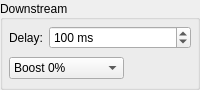
              <widget class="QGroupBox" name="groupBox_2">
               <property name="enabled">
                <bool>true</bool>
               </property>
               <property name="sizePolicy">
                <sizepolicy hsizetype="MinimumExpanding" vsizetype="Fixed">
                 <horstretch>0</horstretch>
                 <verstretch>0</verstretch>
                </sizepolicy>
               </property>
               <property name="minimumSize">
                <size>
                 <width>0</width>
                 <height>90</height>
                </size>
               </property>
               <property name="maximumSize">
                <size>
                 <width>10000</width>
                 <height>90</height>
                </size>
               </property>
               <property name="autoFillBackground">
                <bool>true</bool>
               </property>
               <property name="title">
                <string>Downstream</string>
               </property>
               <property name="alignment">
                <set>Qt::AlignLeading|Qt::AlignLeft|Qt::AlignVCenter</set>
               </property>
               <property name="flat">
                <bool>false</bool>
               </property>
               <property name="checkable">
                <bool>false</bool>
               </property>
               <layout class="QVBoxLayout" name="verticalLayout_6">
                <property name="spacing">
                 <number>6</number>
                </property>
                <property name="leftMargin">
                 <number>6</number>
                </property>
                <property name="topMargin">
                 <number>4</number>
                </property>
                <property name="rightMargin">
                 <number>6</number>
                </property>
                <property name="bottomMargin">
                 <number>4</number>
                </property>
                <item>
                 <layout class="QHBoxLayout" name="horizontalLayout_2">
                  <property name="spacing">
                   <number>0</number>
                  </property>
                  <item>
                   <widget class="QLabel" name="label_7">
                    <property name="sizePolicy">
                     <sizepolicy hsizetype="Fixed" vsizetype="Preferred">
                      <horstretch>0</horstretch>
                      <verstretch>0</verstretch>
                     </sizepolicy>
                    </property>
                    <property name="minimumSize">
                     <size>
                      <width>40</width>
                      <height>0</height>
                     </size>
                    </property>
                    <property name="text">
                     <string>Delay:</string>
                    </property>
                   </widget>
                  </item>
                  <item>
                   <widget class="QSpinBox" name="spinBoxDelay">
                    <property name="suffix">
                     <string> ms</string>
                    </property>
                    <property name="prefix">
                     <string/>
                    </property>
                    <property name="maximum">
                     <number>3000</number>
                    </property>
                    <property name="singleStep">
                     <number>0</number>
                    </property>
                    <property name="value">
                     <number>100</number>
                    </property>
                   </widget>
                  </item>
                 </layout>
                </item>
                <item>
                 <layout class="QHBoxLayout" name="horizontalLayout_48">
                  <item>
                   <widget class="QComboBox" name="comboBoxBoostDownStream">
                    <property name="enabled">
                     <bool>true</bool>
                    </property>
                    <property name="sizePolicy">
                     <sizepolicy hsizetype="Fixed" vsizetype="Fixed">
                      <horstretch>0</horstretch>
                      <verstretch>0</verstretch>
                     </sizepolicy>
                    </property>
                    <property name="minimumSize">
                     <size>
                      <width>115</width>
                      <height>0</height>
                     </size>
                    </property>
                    <property name="maximumSize">
                     <size>
                      <width>16777215</width>
                      <height>16777215</height>
                     </size>
                    </property>
                    <item>
                     <property name="text">
                      <string>Boost 0%</string>
                     </property>
                    </item>
                    <item>
                     <property name="text">
                      <string>Boost 4%</string>
                     </property>
                    </item>
                    <item>
                     <property name="text">
                      <string>Boost 8%</string>
                     </property>
                    </item>
                    <item>
                     <property name="text">
                      <string>Boost 12%</string>
                     </property>
                    </item>
                   </widget>
                  </item>
                  <item>
                   <spacer name="horizontalSpacer_3">
                    <property name="orientation">
                     <enum>Qt::Horizontal</enum>
                    </property>
                    <property name="sizeHint" stdset="0">
                     <size>
                      <width>40</width>
                      <height>20</height>
                     </size>
                    </property>
                   </spacer>
                  </item>
                 </layout>
                </item>
               </layout>
              </widget>
